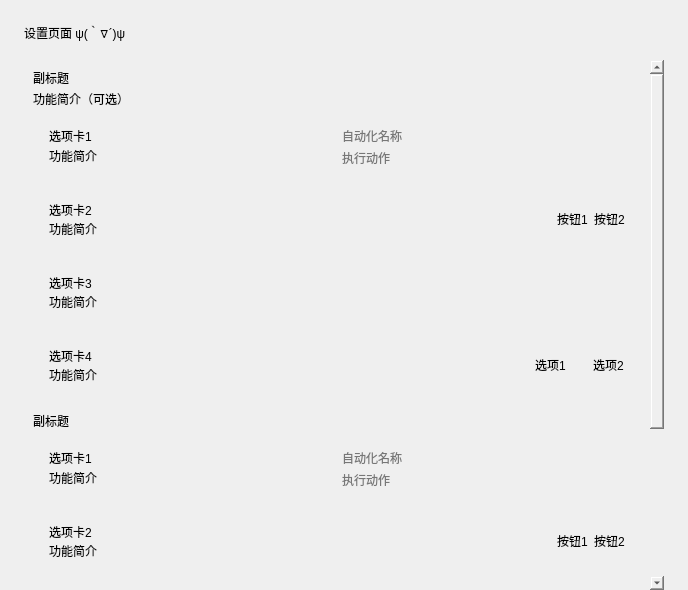
<?xml version="1.0" encoding="UTF-8"?>
<ui version="4.0">
 <class>Form</class>
 <widget class="QWidget" name="Form">
  <property name="geometry">
   <rect>
    <x>0</x>
    <y>0</y>
    <width>688</width>
    <height>590</height>
   </rect>
  </property>
  <property name="sizePolicy">
   <sizepolicy hsizetype="Preferred" vsizetype="Expanding">
    <horstretch>0</horstretch>
    <verstretch>0</verstretch>
   </sizepolicy>
  </property>
  <property name="windowTitle">
   <string>Form</string>
  </property>
  <layout class="QVBoxLayout" name="verticalLayout_2">
   <property name="spacing">
    <number>18</number>
   </property>
   <property name="leftMargin">
    <number>24</number>
   </property>
   <property name="topMargin">
    <number>24</number>
   </property>
   <property name="rightMargin">
    <number>24</number>
   </property>
   <property name="bottomMargin">
    <number>0</number>
   </property>
   <item>
    <widget class="TitleLabel" name="TitleLabel">
     <property name="text">
      <string>设置页面 ψ(｀∇´)ψ</string>
     </property>
    </widget>
   </item>
   <item>
    <widget class="SmoothScrollArea" name="SmoothScrollArea">
     <property name="styleSheet">
      <string notr="true">background: transparent; border: none</string>
     </property>
     <property name="widgetResizable">
      <bool>true</bool>
     </property>
     <widget class="QWidget" name="scrollAreaWidgetContents">
      <property name="geometry">
       <rect>
        <x>0</x>
        <y>0</y>
        <width>640</width>
        <height>861</height>
       </rect>
      </property>
      <layout class="QVBoxLayout" name="verticalLayout_9">
       <property name="spacing">
        <number>12</number>
       </property>
       <item>
        <layout class="QVBoxLayout" name="verticalLayout_7">
         <property name="spacing">
          <number>3</number>
         </property>
         <item>
          <widget class="SubtitleLabel" name="SubtitleLabel_2">
           <property name="text">
            <string>副标题</string>
           </property>
          </widget>
         </item>
         <item>
          <widget class="CaptionLabel" name="CaptionLabel_10">
           <property name="sizePolicy">
            <sizepolicy hsizetype="Expanding" vsizetype="Preferred">
             <horstretch>0</horstretch>
             <verstretch>0</verstretch>
            </sizepolicy>
           </property>
           <property name="text">
            <string>功能简介（可选）</string>
           </property>
           <property name="wordWrap">
            <bool>true</bool>
           </property>
           <property name="lightColor" stdset="0">
            <color alpha="150">
             <red>0</red>
             <green>0</green>
             <blue>0</blue>
            </color>
           </property>
           <property name="darkColor" stdset="0">
            <color alpha="200">
             <red>255</red>
             <green>255</green>
             <blue>255</blue>
            </color>
           </property>
          </widget>
         </item>
         <item>
          <widget class="CardWidget" name="CardWidget_3">
           <property name="minimumSize">
            <size>
             <width>0</width>
             <height>70</height>
            </size>
           </property>
           <layout class="QHBoxLayout" name="horizontalLayout_5">
            <property name="leftMargin">
             <number>16</number>
            </property>
            <property name="topMargin">
             <number>16</number>
            </property>
            <property name="rightMargin">
             <number>16</number>
            </property>
            <property name="bottomMargin">
             <number>16</number>
            </property>
            <item>
             <layout class="QVBoxLayout" name="verticalLayout_6">
              <property name="spacing">
               <number>0</number>
              </property>
              <item>
               <widget class="StrongBodyLabel" name="StrongBodyLabel_5">
                <property name="text">
                 <string>选项卡1</string>
                </property>
                <property name="alignment">
                 <set>Qt::AlignLeading|Qt::AlignLeft|Qt::AlignTop</set>
                </property>
               </widget>
              </item>
              <item>
               <widget class="CaptionLabel" name="CaptionLabel_2">
                <property name="sizePolicy">
                 <sizepolicy hsizetype="Expanding" vsizetype="Preferred">
                  <horstretch>0</horstretch>
                  <verstretch>0</verstretch>
                 </sizepolicy>
                </property>
                <property name="text">
                 <string>功能简介</string>
                </property>
                <property name="alignment">
                 <set>Qt::AlignBottom|Qt::AlignLeading|Qt::AlignLeft</set>
                </property>
                <property name="wordWrap">
                 <bool>true</bool>
                </property>
                <property name="lightColor" stdset="0">
                 <color alpha="150">
                  <red>0</red>
                  <green>0</green>
                  <blue>0</blue>
                 </color>
                </property>
                <property name="darkColor" stdset="0">
                 <color alpha="200">
                  <red>255</red>
                  <green>255</green>
                  <blue>255</blue>
                 </color>
                </property>
               </widget>
              </item>
             </layout>
            </item>
            <item>
             <layout class="QVBoxLayout" name="verticalLayout">
              <item>
               <widget class="LineEdit" name="nameEdit">
                <property name="sizePolicy">
                 <sizepolicy hsizetype="Minimum" vsizetype="Fixed">
                  <horstretch>0</horstretch>
                  <verstretch>0</verstretch>
                 </sizepolicy>
                </property>
                <property name="placeholderText">
                 <string>自动化名称</string>
                </property>
               </widget>
              </item>
              <item>
               <widget class="LineEdit" name="actionEdit">
                <property name="sizePolicy">
                 <sizepolicy hsizetype="Expanding" vsizetype="Fixed">
                  <horstretch>0</horstretch>
                  <verstretch>0</verstretch>
                 </sizepolicy>
                </property>
                <property name="text">
                 <string/>
                </property>
                <property name="placeholderText">
                 <string>执行动作</string>
                </property>
               </widget>
              </item>
             </layout>
            </item>
           </layout>
          </widget>
         </item>
         <item>
          <widget class="CardWidget" name="CardWidget_4">
           <property name="minimumSize">
            <size>
             <width>0</width>
             <height>70</height>
            </size>
           </property>
           <layout class="QHBoxLayout" name="horizontalLayout_6">
            <property name="leftMargin">
             <number>16</number>
            </property>
            <property name="topMargin">
             <number>16</number>
            </property>
            <property name="rightMargin">
             <number>16</number>
            </property>
            <property name="bottomMargin">
             <number>16</number>
            </property>
            <item>
             <layout class="QVBoxLayout" name="verticalLayout_8">
              <property name="spacing">
               <number>0</number>
              </property>
              <item>
               <widget class="StrongBodyLabel" name="StrongBodyLabel_6">
                <property name="text">
                 <string>选项卡2</string>
                </property>
               </widget>
              </item>
              <item>
               <widget class="CaptionLabel" name="CaptionLabel_3">
                <property name="sizePolicy">
                 <sizepolicy hsizetype="Expanding" vsizetype="Preferred">
                  <horstretch>0</horstretch>
                  <verstretch>0</verstretch>
                 </sizepolicy>
                </property>
                <property name="text">
                 <string>功能简介</string>
                </property>
                <property name="wordWrap">
                 <bool>true</bool>
                </property>
                <property name="lightColor" stdset="0">
                 <color alpha="150">
                  <red>0</red>
                  <green>0</green>
                  <blue>0</blue>
                 </color>
                </property>
                <property name="darkColor" stdset="0">
                 <color alpha="200">
                  <red>255</red>
                  <green>255</green>
                  <blue>255</blue>
                 </color>
                </property>
               </widget>
              </item>
             </layout>
            </item>
            <item>
             <widget class="PrimaryPushButton" name="func1">
              <property name="text">
               <string>按钮1</string>
              </property>
             </widget>
            </item>
            <item>
             <widget class="PushButton" name="func2">
              <property name="text">
               <string>按钮2</string>
              </property>
             </widget>
            </item>
           </layout>
          </widget>
         </item>
         <item>
          <widget class="CardWidget" name="CardWidget_5">
           <property name="minimumSize">
            <size>
             <width>0</width>
             <height>70</height>
            </size>
           </property>
           <layout class="QHBoxLayout" name="horizontalLayout_7">
            <property name="leftMargin">
             <number>16</number>
            </property>
            <property name="topMargin">
             <number>16</number>
            </property>
            <property name="rightMargin">
             <number>16</number>
            </property>
            <property name="bottomMargin">
             <number>16</number>
            </property>
            <item>
             <layout class="QVBoxLayout" name="verticalLayout_10">
              <property name="spacing">
               <number>0</number>
              </property>
              <item>
               <widget class="StrongBodyLabel" name="StrongBodyLabel_7">
                <property name="text">
                 <string>选项卡3</string>
                </property>
               </widget>
              </item>
              <item>
               <widget class="CaptionLabel" name="CaptionLabel_4">
                <property name="sizePolicy">
                 <sizepolicy hsizetype="Expanding" vsizetype="Preferred">
                  <horstretch>0</horstretch>
                  <verstretch>0</verstretch>
                 </sizepolicy>
                </property>
                <property name="text">
                 <string>功能简介</string>
                </property>
                <property name="wordWrap">
                 <bool>true</bool>
                </property>
                <property name="lightColor" stdset="0">
                 <color alpha="150">
                  <red>0</red>
                  <green>0</green>
                  <blue>0</blue>
                 </color>
                </property>
                <property name="darkColor" stdset="0">
                 <color alpha="200">
                  <red>255</red>
                  <green>255</green>
                  <blue>255</blue>
                 </color>
                </property>
               </widget>
              </item>
             </layout>
            </item>
            <item>
             <widget class="SwitchButton" name="SwitchButton"/>
            </item>
           </layout>
          </widget>
         </item>
         <item>
          <widget class="CardWidget" name="CardWidget_6">
           <property name="minimumSize">
            <size>
             <width>0</width>
             <height>70</height>
            </size>
           </property>
           <layout class="QHBoxLayout" name="horizontalLayout_8">
            <property name="leftMargin">
             <number>16</number>
            </property>
            <property name="topMargin">
             <number>16</number>
            </property>
            <property name="rightMargin">
             <number>16</number>
            </property>
            <property name="bottomMargin">
             <number>16</number>
            </property>
            <item>
             <layout class="QVBoxLayout" name="verticalLayout_11">
              <property name="spacing">
               <number>0</number>
              </property>
              <item>
               <widget class="StrongBodyLabel" name="StrongBodyLabel_8">
                <property name="text">
                 <string>选项卡4</string>
                </property>
               </widget>
              </item>
              <item>
               <widget class="CaptionLabel" name="CaptionLabel_5">
                <property name="sizePolicy">
                 <sizepolicy hsizetype="Expanding" vsizetype="Preferred">
                  <horstretch>0</horstretch>
                  <verstretch>0</verstretch>
                 </sizepolicy>
                </property>
                <property name="text">
                 <string>功能简介</string>
                </property>
                <property name="wordWrap">
                 <bool>true</bool>
                </property>
                <property name="lightColor" stdset="0">
                 <color alpha="150">
                  <red>0</red>
                  <green>0</green>
                  <blue>0</blue>
                 </color>
                </property>
                <property name="darkColor" stdset="0">
                 <color alpha="200">
                  <red>255</red>
                  <green>255</green>
                  <blue>255</blue>
                 </color>
                </property>
               </widget>
              </item>
             </layout>
            </item>
            <item>
             <widget class="RadioButton" name="RadioButton">
              <property name="text">
               <string>选项1</string>
              </property>
             </widget>
            </item>
            <item>
             <widget class="RadioButton" name="RadioButton_2">
              <property name="text">
               <string>选项2</string>
              </property>
             </widget>
            </item>
           </layout>
          </widget>
         </item>
        </layout>
       </item>
       <item>
        <layout class="QVBoxLayout" name="verticalLayout_12">
         <property name="spacing">
          <number>3</number>
         </property>
         <item>
          <widget class="SubtitleLabel" name="SubtitleLabel_3">
           <property name="text">
            <string>副标题</string>
           </property>
          </widget>
         </item>
         <item>
          <widget class="CardWidget" name="CardWidget_7">
           <property name="minimumSize">
            <size>
             <width>0</width>
             <height>70</height>
            </size>
           </property>
           <layout class="QHBoxLayout" name="horizontalLayout_9">
            <property name="leftMargin">
             <number>16</number>
            </property>
            <property name="topMargin">
             <number>16</number>
            </property>
            <property name="rightMargin">
             <number>16</number>
            </property>
            <property name="bottomMargin">
             <number>16</number>
            </property>
            <item>
             <layout class="QVBoxLayout" name="verticalLayout_13">
              <property name="spacing">
               <number>0</number>
              </property>
              <item>
               <widget class="StrongBodyLabel" name="StrongBodyLabel_9">
                <property name="text">
                 <string>选项卡1</string>
                </property>
                <property name="alignment">
                 <set>Qt::AlignLeading|Qt::AlignLeft|Qt::AlignTop</set>
                </property>
               </widget>
              </item>
              <item>
               <widget class="CaptionLabel" name="CaptionLabel_6">
                <property name="sizePolicy">
                 <sizepolicy hsizetype="Expanding" vsizetype="Preferred">
                  <horstretch>0</horstretch>
                  <verstretch>0</verstretch>
                 </sizepolicy>
                </property>
                <property name="text">
                 <string>功能简介</string>
                </property>
                <property name="alignment">
                 <set>Qt::AlignBottom|Qt::AlignLeading|Qt::AlignLeft</set>
                </property>
                <property name="wordWrap">
                 <bool>true</bool>
                </property>
                <property name="lightColor" stdset="0">
                 <color alpha="150">
                  <red>0</red>
                  <green>0</green>
                  <blue>0</blue>
                 </color>
                </property>
                <property name="darkColor" stdset="0">
                 <color alpha="200">
                  <red>255</red>
                  <green>255</green>
                  <blue>255</blue>
                 </color>
                </property>
               </widget>
              </item>
             </layout>
            </item>
            <item>
             <layout class="QVBoxLayout" name="verticalLayout_3">
              <item>
               <widget class="LineEdit" name="nameEdit_2">
                <property name="sizePolicy">
                 <sizepolicy hsizetype="Minimum" vsizetype="Fixed">
                  <horstretch>0</horstretch>
                  <verstretch>0</verstretch>
                 </sizepolicy>
                </property>
                <property name="placeholderText">
                 <string>自动化名称</string>
                </property>
               </widget>
              </item>
              <item>
               <widget class="LineEdit" name="actionEdit_2">
                <property name="sizePolicy">
                 <sizepolicy hsizetype="Expanding" vsizetype="Fixed">
                  <horstretch>0</horstretch>
                  <verstretch>0</verstretch>
                 </sizepolicy>
                </property>
                <property name="text">
                 <string/>
                </property>
                <property name="placeholderText">
                 <string>执行动作</string>
                </property>
               </widget>
              </item>
             </layout>
            </item>
           </layout>
          </widget>
         </item>
         <item>
          <widget class="CardWidget" name="CardWidget_8">
           <property name="minimumSize">
            <size>
             <width>0</width>
             <height>70</height>
            </size>
           </property>
           <layout class="QHBoxLayout" name="horizontalLayout_10">
            <property name="leftMargin">
             <number>16</number>
            </property>
            <property name="topMargin">
             <number>16</number>
            </property>
            <property name="rightMargin">
             <number>16</number>
            </property>
            <property name="bottomMargin">
             <number>16</number>
            </property>
            <item>
             <layout class="QVBoxLayout" name="verticalLayout_14">
              <property name="spacing">
               <number>0</number>
              </property>
              <item>
               <widget class="StrongBodyLabel" name="StrongBodyLabel_10">
                <property name="text">
                 <string>选项卡2</string>
                </property>
               </widget>
              </item>
              <item>
               <widget class="CaptionLabel" name="CaptionLabel_7">
                <property name="sizePolicy">
                 <sizepolicy hsizetype="Expanding" vsizetype="Preferred">
                  <horstretch>0</horstretch>
                  <verstretch>0</verstretch>
                 </sizepolicy>
                </property>
                <property name="text">
                 <string>功能简介</string>
                </property>
                <property name="wordWrap">
                 <bool>true</bool>
                </property>
                <property name="lightColor" stdset="0">
                 <color alpha="150">
                  <red>0</red>
                  <green>0</green>
                  <blue>0</blue>
                 </color>
                </property>
                <property name="darkColor" stdset="0">
                 <color alpha="200">
                  <red>255</red>
                  <green>255</green>
                  <blue>255</blue>
                 </color>
                </property>
               </widget>
              </item>
             </layout>
            </item>
            <item>
             <widget class="PrimaryPushButton" name="func1_2">
              <property name="text">
               <string>按钮1</string>
              </property>
             </widget>
            </item>
            <item>
             <widget class="PushButton" name="func2_2">
              <property name="text">
               <string>按钮2</string>
              </property>
             </widget>
            </item>
           </layout>
          </widget>
         </item>
         <item>
          <widget class="CardWidget" name="CardWidget_9">
           <property name="minimumSize">
            <size>
             <width>0</width>
             <height>70</height>
            </size>
           </property>
           <layout class="QHBoxLayout" name="horizontalLayout_11">
            <property name="leftMargin">
             <number>16</number>
            </property>
            <property name="topMargin">
             <number>16</number>
            </property>
            <property name="rightMargin">
             <number>16</number>
            </property>
            <property name="bottomMargin">
             <number>16</number>
            </property>
            <item>
             <layout class="QVBoxLayout" name="verticalLayout_15">
              <property name="spacing">
               <number>0</number>
              </property>
              <item>
               <widget class="StrongBodyLabel" name="StrongBodyLabel_11">
                <property name="text">
                 <string>选项卡3</string>
                </property>
               </widget>
              </item>
              <item>
               <widget class="CaptionLabel" name="CaptionLabel_8">
                <property name="sizePolicy">
                 <sizepolicy hsizetype="Expanding" vsizetype="Preferred">
                  <horstretch>0</horstretch>
                  <verstretch>0</verstretch>
                 </sizepolicy>
                </property>
                <property name="text">
                 <string>功能简介</string>
                </property>
                <property name="wordWrap">
                 <bool>true</bool>
                </property>
                <property name="lightColor" stdset="0">
                 <color alpha="150">
                  <red>0</red>
                  <green>0</green>
                  <blue>0</blue>
                 </color>
                </property>
                <property name="darkColor" stdset="0">
                 <color alpha="200">
                  <red>255</red>
                  <green>255</green>
                  <blue>255</blue>
                 </color>
                </property>
               </widget>
              </item>
             </layout>
            </item>
            <item>
             <widget class="SwitchButton" name="SwitchButton_2"/>
            </item>
           </layout>
          </widget>
         </item>
         <item>
          <widget class="CardWidget" name="CardWidget_10">
           <property name="minimumSize">
            <size>
             <width>0</width>
             <height>70</height>
            </size>
           </property>
           <layout class="QHBoxLayout" name="horizontalLayout_12">
            <property name="leftMargin">
             <number>16</number>
            </property>
            <property name="topMargin">
             <number>16</number>
            </property>
            <property name="rightMargin">
             <number>16</number>
            </property>
            <property name="bottomMargin">
             <number>16</number>
            </property>
            <item>
             <layout class="QVBoxLayout" name="verticalLayout_16">
              <property name="spacing">
               <number>0</number>
              </property>
              <item>
               <widget class="StrongBodyLabel" name="StrongBodyLabel_12">
                <property name="text">
                 <string>选项卡3</string>
                </property>
               </widget>
              </item>
              <item>
               <widget class="CaptionLabel" name="CaptionLabel_9">
                <property name="sizePolicy">
                 <sizepolicy hsizetype="Expanding" vsizetype="Preferred">
                  <horstretch>0</horstretch>
                  <verstretch>0</verstretch>
                 </sizepolicy>
                </property>
                <property name="text">
                 <string>功能简介</string>
                </property>
                <property name="wordWrap">
                 <bool>true</bool>
                </property>
                <property name="lightColor" stdset="0">
                 <color alpha="150">
                  <red>0</red>
                  <green>0</green>
                  <blue>0</blue>
                 </color>
                </property>
                <property name="darkColor" stdset="0">
                 <color alpha="200">
                  <red>255</red>
                  <green>255</green>
                  <blue>255</blue>
                 </color>
                </property>
               </widget>
              </item>
             </layout>
            </item>
            <item>
             <widget class="RadioButton" name="RadioButton_3">
              <property name="text">
               <string>选项1</string>
              </property>
             </widget>
            </item>
            <item>
             <widget class="RadioButton" name="RadioButton_4">
              <property name="text">
               <string>选项2</string>
              </property>
             </widget>
            </item>
           </layout>
          </widget>
         </item>
        </layout>
       </item>
       <item>
        <widget class="QFrame" name="blank">
         <property name="minimumSize">
          <size>
           <width>0</width>
           <height>25</height>
          </size>
         </property>
         <property name="frameShape">
          <enum>QFrame::StyledPanel</enum>
         </property>
         <property name="frameShadow">
          <enum>QFrame::Raised</enum>
         </property>
         <property name="lineWidth">
          <number>5</number>
         </property>
        </widget>
       </item>
       <item>
        <spacer name="verticalSpacer">
         <property name="orientation">
          <enum>Qt::Vertical</enum>
         </property>
         <property name="sizeHint" stdset="0">
          <size>
           <width>20</width>
           <height>40</height>
          </size>
         </property>
        </spacer>
       </item>
      </layout>
     </widget>
    </widget>
   </item>
  </layout>
 </widget>
 <customwidgets>
  <customwidget>
   <class>PushButton</class>
   <extends>QPushButton</extends>
   <header>qfluentwidgets</header>
  </customwidget>
  <customwidget>
   <class>PrimaryPushButton</class>
   <extends>PushButton</extends>
   <header>qfluentwidgets</header>
  </customwidget>
  <customwidget>
   <class>SwitchButton</class>
   <extends>QWidget</extends>
   <header>qfluentwidgets</header>
  </customwidget>
  <customwidget>
   <class>RadioButton</class>
   <extends>QRadioButton</extends>
   <header>qfluentwidgets</header>
  </customwidget>
  <customwidget>
   <class>CardWidget</class>
   <extends>QFrame</extends>
   <header>qfluentwidgets</header>
   <container>1</container>
  </customwidget>
  <customwidget>
   <class>SmoothScrollArea</class>
   <extends>QScrollArea</extends>
   <header>qfluentwidgets</header>
   <container>1</container>
  </customwidget>
  <customwidget>
   <class>CaptionLabel</class>
   <extends>QLabel</extends>
   <header>qfluentwidgets</header>
  </customwidget>
  <customwidget>
   <class>StrongBodyLabel</class>
   <extends>QLabel</extends>
   <header>qfluentwidgets</header>
  </customwidget>
  <customwidget>
   <class>SubtitleLabel</class>
   <extends>QLabel</extends>
   <header>qfluentwidgets</header>
  </customwidget>
  <customwidget>
   <class>TitleLabel</class>
   <extends>QLabel</extends>
   <header>qfluentwidgets</header>
  </customwidget>
  <customwidget>
   <class>LineEdit</class>
   <extends>QLineEdit</extends>
   <header>qfluentwidgets</header>
  </customwidget>
 </customwidgets>
 <resources/>
 <connections/>
</ui>
